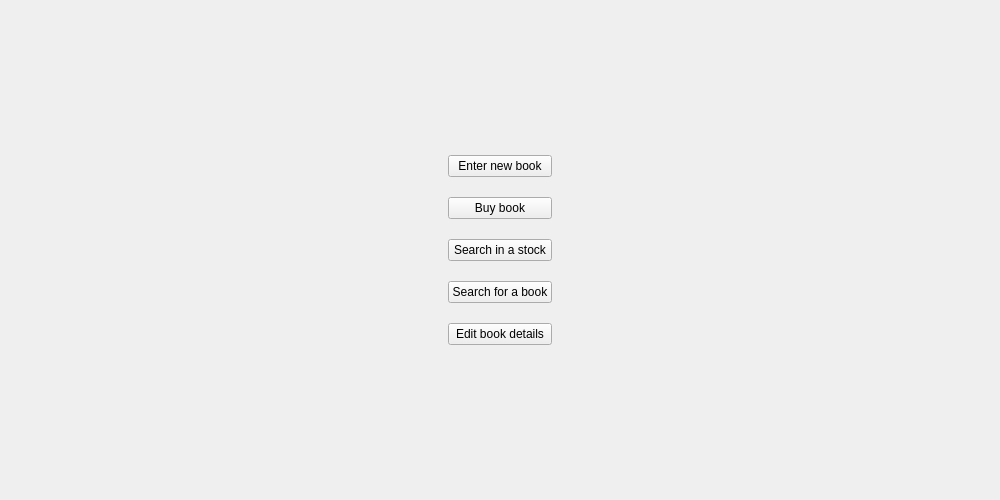
<?xml version="1.0" encoding="UTF-8"?>
<ui version="4.0">
 <class>MainWindow</class>
 <widget class="QMainWindow" name="MainWindow">
  <property name="geometry">
   <rect>
    <x>0</x>
    <y>0</y>
    <width>1000</width>
    <height>500</height>
   </rect>
  </property>
  <property name="windowTitle">
   <string>Bookshop inventory system</string>
  </property>
  <property name="windowIcon">
   <iconset resource="resources.qrc">
    <normaloff>:/Icons/logo.png</normaloff>:/Icons/logo.png</iconset>
  </property>
  <property name="styleSheet">
   <string notr="true"/>
  </property>
  <widget class="QWidget" name="centralwidget">
   <layout class="QGridLayout" name="gridLayout">
    <item row="0" column="0">
     <layout class="QHBoxLayout" name="horizontalLayout">
      <property name="spacing">
       <number>7</number>
      </property>
      <item>
       <spacer name="horizontalSpacer_2">
        <property name="orientation">
         <enum>Qt::Horizontal</enum>
        </property>
        <property name="sizeHint" stdset="0">
         <size>
          <width>40</width>
          <height>20</height>
         </size>
        </property>
       </spacer>
      </item>
      <item>
       <layout class="QVBoxLayout" name="verticalLayout_2">
        <item>
         <spacer name="verticalSpacer">
          <property name="orientation">
           <enum>Qt::Vertical</enum>
          </property>
          <property name="sizeHint" stdset="0">
           <size>
            <width>20</width>
            <height>40</height>
           </size>
          </property>
         </spacer>
        </item>
        <item>
         <layout class="QVBoxLayout" name="verticalLayout">
          <property name="spacing">
           <number>20</number>
          </property>
          <item>
           <widget class="QPushButton" name="newBookBtn">
            <property name="cursor">
             <cursorShape>PointingHandCursor</cursorShape>
            </property>
            <property name="text">
             <string>Enter new book</string>
            </property>
           </widget>
          </item>
          <item>
           <widget class="QPushButton" name="buyBookBtn">
            <property name="cursor">
             <cursorShape>PointingHandCursor</cursorShape>
            </property>
            <property name="text">
             <string>Buy book</string>
            </property>
           </widget>
          </item>
          <item>
           <widget class="QPushButton" name="searchInStockBtn">
            <property name="cursor">
             <cursorShape>PointingHandCursor</cursorShape>
            </property>
            <property name="text">
             <string>Search in a stock</string>
            </property>
           </widget>
          </item>
          <item>
           <widget class="QPushButton" name="searchForBookBtn">
            <property name="cursor">
             <cursorShape>PointingHandCursor</cursorShape>
            </property>
            <property name="text">
             <string>Search for a book</string>
            </property>
           </widget>
          </item>
          <item>
           <widget class="QPushButton" name="editBookBtn">
            <property name="cursor">
             <cursorShape>PointingHandCursor</cursorShape>
            </property>
            <property name="text">
             <string>Edit book details</string>
            </property>
           </widget>
          </item>
         </layout>
        </item>
        <item>
         <spacer name="verticalSpacer_2">
          <property name="orientation">
           <enum>Qt::Vertical</enum>
          </property>
          <property name="sizeHint" stdset="0">
           <size>
            <width>20</width>
            <height>40</height>
           </size>
          </property>
         </spacer>
        </item>
       </layout>
      </item>
      <item>
       <spacer name="horizontalSpacer">
        <property name="orientation">
         <enum>Qt::Horizontal</enum>
        </property>
        <property name="sizeHint" stdset="0">
         <size>
          <width>40</width>
          <height>20</height>
         </size>
        </property>
       </spacer>
      </item>
     </layout>
    </item>
   </layout>
  </widget>
 </widget>
 <resources>
  <include location="resources.qrc"/>
 </resources>
 <connections/>
</ui>
